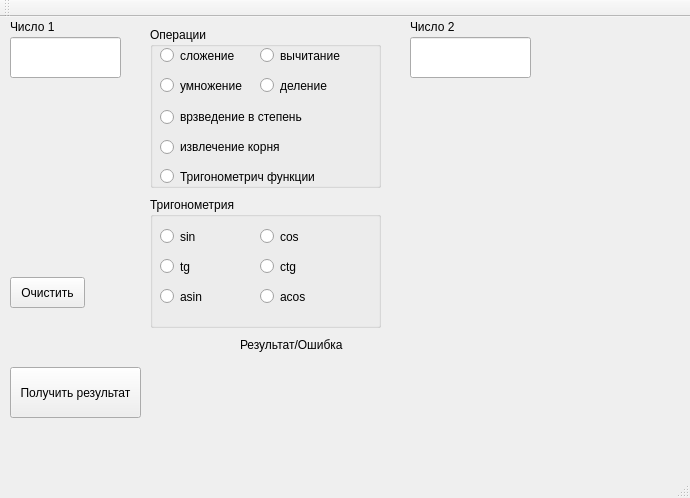
<?xml version="1.0" encoding="UTF-8"?>
<ui version="4.0">
 <class>MainWindow</class>
 <widget class="QMainWindow" name="MainWindow">
  <property name="geometry">
   <rect>
    <x>0</x>
    <y>0</y>
    <width>690</width>
    <height>498</height>
   </rect>
  </property>
  <property name="windowTitle">
   <string>Целочисленный калькулятор</string>
  </property>
  <widget class="QWidget" name="centralWidget">
   <widget class="QLineEdit" name="l_num1">
    <property name="geometry">
     <rect>
      <x>10</x>
      <y>20</y>
      <width>111</width>
      <height>41</height>
     </rect>
    </property>
   </widget>
   <widget class="QPushButton" name="cl_btn">
    <property name="geometry">
     <rect>
      <x>10</x>
      <y>260</y>
      <width>75</width>
      <height>31</height>
     </rect>
    </property>
    <property name="cursor">
     <cursorShape>PointingHandCursor</cursorShape>
    </property>
    <property name="text">
     <string>Очистить</string>
    </property>
   </widget>
   <widget class="QLineEdit" name="l_num2">
    <property name="geometry">
     <rect>
      <x>410</x>
      <y>20</y>
      <width>121</width>
      <height>41</height>
     </rect>
    </property>
   </widget>
   <widget class="QPushButton" name="get_res">
    <property name="geometry">
     <rect>
      <x>10</x>
      <y>350</y>
      <width>131</width>
      <height>51</height>
     </rect>
    </property>
    <property name="palette">
     <palette>
      <active>
       <colorrole role="Base">
        <brush brushstyle="SolidPattern">
         <color alpha="255">
          <red>0</red>
          <green>85</green>
          <blue>255</blue>
         </color>
        </brush>
       </colorrole>
      </active>
      <inactive>
       <colorrole role="Base">
        <brush brushstyle="SolidPattern">
         <color alpha="255">
          <red>0</red>
          <green>85</green>
          <blue>255</blue>
         </color>
        </brush>
       </colorrole>
      </inactive>
      <disabled>
       <colorrole role="Base">
        <brush brushstyle="SolidPattern">
         <color alpha="255">
          <red>0</red>
          <green>170</green>
          <blue>0</blue>
         </color>
        </brush>
       </colorrole>
      </disabled>
     </palette>
    </property>
    <property name="cursor">
     <cursorShape>PointingHandCursor</cursorShape>
    </property>
    <property name="text">
     <string>Получить результат</string>
    </property>
   </widget>
   <widget class="QLabel" name="label_2">
    <property name="geometry">
     <rect>
      <x>410</x>
      <y>0</y>
      <width>121</width>
      <height>20</height>
     </rect>
    </property>
    <property name="text">
     <string>Число 2</string>
    </property>
   </widget>
   <widget class="QGroupBox" name="groupBox">
    <property name="geometry">
     <rect>
      <x>150</x>
      <y>10</y>
      <width>231</width>
      <height>161</height>
     </rect>
    </property>
    <property name="title">
     <string>Операции</string>
    </property>
    <widget class="QRadioButton" name="rb_summ">
     <property name="geometry">
      <rect>
       <x>10</x>
       <y>20</y>
       <width>91</width>
       <height>17</height>
      </rect>
     </property>
     <property name="text">
      <string>сложение</string>
     </property>
    </widget>
    <widget class="QRadioButton" name="rb_sub">
     <property name="geometry">
      <rect>
       <x>110</x>
       <y>20</y>
       <width>91</width>
       <height>17</height>
      </rect>
     </property>
     <property name="text">
      <string>вычитание</string>
     </property>
    </widget>
    <widget class="QRadioButton" name="rb_mul">
     <property name="geometry">
      <rect>
       <x>10</x>
       <y>50</y>
       <width>91</width>
       <height>17</height>
      </rect>
     </property>
     <property name="text">
      <string>умножение</string>
     </property>
    </widget>
    <widget class="QRadioButton" name="rb_div">
     <property name="geometry">
      <rect>
       <x>110</x>
       <y>50</y>
       <width>91</width>
       <height>17</height>
      </rect>
     </property>
     <property name="text">
      <string>деление</string>
     </property>
    </widget>
    <widget class="QRadioButton" name="rb_pow">
     <property name="geometry">
      <rect>
       <x>10</x>
       <y>80</y>
       <width>201</width>
       <height>20</height>
      </rect>
     </property>
     <property name="text">
      <string>врзведение в степень</string>
     </property>
    </widget>
    <widget class="QRadioButton" name="rb_sqrt">
     <property name="geometry">
      <rect>
       <x>10</x>
       <y>110</y>
       <width>171</width>
       <height>20</height>
      </rect>
     </property>
     <property name="text">
      <string>извлечение корня</string>
     </property>
    </widget>
    <widget class="QRadioButton" name="rb_trig">
     <property name="geometry">
      <rect>
       <x>10</x>
       <y>140</y>
       <width>191</width>
       <height>19</height>
      </rect>
     </property>
     <property name="text">
      <string>Тригонометрич функции</string>
     </property>
    </widget>
   </widget>
   <widget class="QLabel" name="label">
    <property name="geometry">
     <rect>
      <x>10</x>
      <y>0</y>
      <width>141</width>
      <height>20</height>
     </rect>
    </property>
    <property name="text">
     <string>Число 1</string>
    </property>
   </widget>
   <widget class="QLabel" name="res">
    <property name="geometry">
     <rect>
      <x>150</x>
      <y>350</y>
      <width>521</width>
      <height>51</height>
     </rect>
    </property>
    <property name="font">
     <font>
      <pointsize>12</pointsize>
     </font>
    </property>
    <property name="text">
     <string/>
    </property>
    <property name="scaledContents">
     <bool>false</bool>
    </property>
    <property name="alignment">
     <set>Qt::AlignCenter</set>
    </property>
   </widget>
   <widget class="QLabel" name="label_3">
    <property name="geometry">
     <rect>
      <x>240</x>
      <y>320</y>
      <width>111</width>
      <height>16</height>
     </rect>
    </property>
    <property name="text">
     <string>Результат/Ошибка</string>
    </property>
   </widget>
   <widget class="QGroupBox" name="groupBox_2">
    <property name="geometry">
     <rect>
      <x>150</x>
      <y>180</y>
      <width>231</width>
      <height>131</height>
     </rect>
    </property>
    <property name="title">
     <string>Тригонометрия</string>
    </property>
    <widget class="QRadioButton" name="rb_ctg_2">
     <property name="geometry">
      <rect>
       <x>110</x>
       <y>60</y>
       <width>84</width>
       <height>19</height>
      </rect>
     </property>
     <property name="text">
      <string>ctg</string>
     </property>
    </widget>
    <widget class="QRadioButton" name="rb_tg_2">
     <property name="geometry">
      <rect>
       <x>10</x>
       <y>60</y>
       <width>84</width>
       <height>19</height>
      </rect>
     </property>
     <property name="text">
      <string>tg</string>
     </property>
    </widget>
    <widget class="QRadioButton" name="rb_acos_2">
     <property name="geometry">
      <rect>
       <x>110</x>
       <y>90</y>
       <width>84</width>
       <height>19</height>
      </rect>
     </property>
     <property name="text">
      <string>acos</string>
     </property>
    </widget>
    <widget class="QRadioButton" name="rb_cos_2">
     <property name="geometry">
      <rect>
       <x>110</x>
       <y>30</y>
       <width>84</width>
       <height>19</height>
      </rect>
     </property>
     <property name="text">
      <string>cos</string>
     </property>
    </widget>
    <widget class="QRadioButton" name="rb_asin_2">
     <property name="geometry">
      <rect>
       <x>10</x>
       <y>90</y>
       <width>84</width>
       <height>19</height>
      </rect>
     </property>
     <property name="text">
      <string>asin</string>
     </property>
    </widget>
    <widget class="QRadioButton" name="rb_sin_2">
     <property name="geometry">
      <rect>
       <x>10</x>
       <y>30</y>
       <width>84</width>
       <height>19</height>
      </rect>
     </property>
     <property name="text">
      <string>sin</string>
     </property>
    </widget>
   </widget>
  </widget>
  <widget class="QMenuBar" name="menuBar">
   <property name="geometry">
    <rect>
     <x>0</x>
     <y>0</y>
     <width>690</width>
     <height>20</height>
    </rect>
   </property>
  </widget>
  <widget class="QToolBar" name="mainToolBar">
   <attribute name="toolBarArea">
    <enum>TopToolBarArea</enum>
   </attribute>
   <attribute name="toolBarBreak">
    <bool>false</bool>
   </attribute>
  </widget>
  <widget class="QStatusBar" name="statusBar"/>
 </widget>
 <layoutdefault spacing="6" margin="11"/>
 <resources/>
 <connections/>
</ui>
